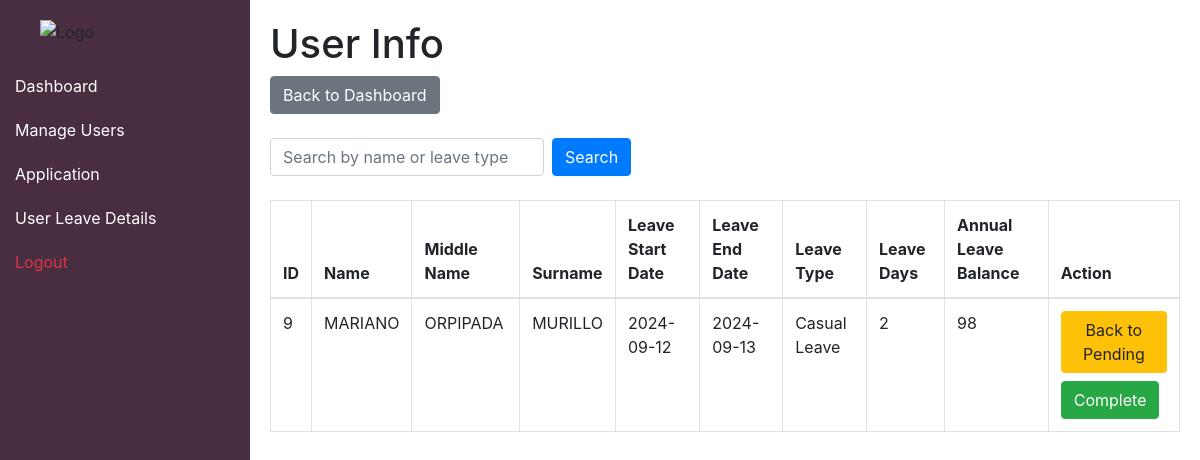
/User_Info.php (signed in), run on the app's committed database.
### tables this page shows
CREATE TABLE `leave_applications` (
  `id` int(11) NOT NULL,
  `user_id` int(11) NOT NULL,
  `name` varchar(255) NOT NULL,
  `middle_name` varchar(255) DEFAULT NULL,
  `surname` varchar(255) DEFAULT NULL,
  `email` varchar(255) NOT NULL,
  `from_date` date NOT NULL,
  `to_date` date NOT NULL,
  `approver_name` varchar(255) DEFAULT NULL,
  `leave_type` varchar(50) NOT NULL,
  `processing_number` int(11) NOT NULL DEFAULT 1,
  `status` enum('Pending','Approved','Rejected','Complete') DEFAULT 'Pending',
  `created_at` timestamp NOT NULL DEFAULT current_timestamp(),
  `leave_days` int(11) DEFAULT 0,
  `annual_leave_balance` int(11) NOT NULL,
  `username` varchar(255) NOT NULL,
  `reason` text NOT NULL
);

CREATE TABLE `employees` (
  `id` int(11) NOT NULL,
  `name` varchar(255) NOT NULL,
  `middle_name` varchar(255) DEFAULT NULL,
  `surname` varchar(255) NOT NULL,
  `suffix` varchar(100) NOT NULL,
  `blood_type` varchar(10) NOT NULL,
  `email` varchar(255) NOT NULL,
  `phone_number` varchar(20) NOT NULL,
  `address` text NOT NULL,
  `username` varchar(255) NOT NULL,
  `password` varchar(255) NOT NULL,
  `role` varchar(50) NOT NULL,
  `department_id` int(11) NOT NULL,
  `designation_id` int(11) NOT NULL,
  `login_date` datetime DEFAULT current_timestamp(),
  `annual_leave_balance` int(11) DEFAULT 0
);

### User_Info.php (the view, shortened to what this page needs)
<?php
require_once 'connection.php';
$leaveDetails = [];
$searchQuery = '';
try {
    $sql = 'SELECT la.id, e.name, e.middle_name, e.surname, la.from_date, la.to_date, la.leave_type, la.leave_days, e.annual_leave_balance
            FROM leave_applications la
            JOIN employees e ON la.username = e.username
            WHERE la.status = "Approved"';
    $stmt = $pdo->prepare($sql);
    $stmt->execute();
    $leaveDetails = $stmt->fetchAll(PDO::FETCH_ASSOC);
} catch (PDOException $e) {
    $error = 'Database error: ' . $e->getMessage();
}
?>
<!DOCTYPE html>
<html lang="en">
<head>
    <link rel="stylesheet" href="https://maxcdn.bootstrapcdn.com/bootstrap/4.5.2/css/bootstrap.min.css">
</head>
<body>
    <div class="sidebar">
        <div class="sidebar-header">
            <img src="images/logo.png" alt="Logo" class="logo">
        </div>
        <a href="dashboard.php">Dashboard</a>
        <a href="admin_panel.php">Manage Users</a>
        <a href="applications.php">Application</a>
        <a href="user_leave_details.php">User Leave Details</a>
        <a href="admin_panel.php?logout=true" class="text-danger">Logout</a>
    </div>
    <div class="content">
        <h1>User Info</h1>
        <div class="mb-4">
            <a href="dashboard.php" class="btn btn-secondary">Back to Dashboard</a>
        </div>
        <form method="GET" action="user_leave_details.php" class="form-inline mb-4">
            <input type="text" name="search" class="form-control mr-2" placeholder="Search by name or leave type" value="<?php echo htmlspecialchars($searchQuery); ?>">
            <button type="submit" class="btn btn-primary">Search</button>
        </form>
        <table class="table table-bordered mt-3">
            <thead>
                <tr>
                    <th>ID</th>
                    <th>Name</th>
                    <th>Middle Name</th>
                    <th>Surname</th>
                    <th>Leave Start Date</th>
                    <th>Leave End Date</th>
                    <th>Leave Type</th>
                    <th>Leave Days</th>
                    <th>Annual Leave Balance</th>
                    <th>Action</th>
                </tr>
            </thead>
            <tbody>
                <?php if (!empty($leaveDetails)) { ?>
                    <?php foreach ($leaveDetails as $detail) { ?>
                        <tr>
                            <td><?php echo htmlspecialchars($detail['id']); ?></td>
                            <td><?php echo htmlspecialchars($detail['name']); ?></td>
                            <td><?php echo htmlspecialchars($detail['middle_name']); ?></td>
                            <td><?php echo htmlspecialchars($detail['surname']); ?></td>
                            <td><?php echo htmlspecialchars($detail['from_date']); ?></td>
                            <td><?php echo htmlspecialchars($detail['to_date']); ?></td>
                            <td><?php echo htmlspecialchars($detail['leave_type']); ?></td>
                            <td><?php echo htmlspecialchars($detail['leave_days']); ?></td>
                            <td><?php echo htmlspecialchars($detail['annual_leave_balance']); ?></td>
                            <td>
                                <form id="backToPendingForm-<?php echo $detail['id']; ?>" method="POST" action="user_leave_details.php">
                                    <button type="button" class="btn btn-warning" onclick="confirmAction(<?php echo $detail['id']; ?>, 'pending')">
                                        Back to Pending
                                    </button>
                                </form>
                                <form id="completeForm-<?php echo $detail['id']; ?>" method="POST" action="user_leave_details.php">
                                    <button type="button" class="btn btn-success mt-2" onclick="confirmAction(<?php echo $detail['id']; ?>, 'complete')">
                                        Complete
                                    </button>
                                </form>
                            </td>
                        </tr>
                    <?php } ?>
                <?php } else { ?>
                    <tr>
                        <td colspan="10" class="text-center">No approved leave applications found</td>
                    </tr>
                <?php } ?>
            </tbody>
        </table>
    </div>
</body>
</html>

### data on the page
leave_applications: id "9", user.name "MARIANO", user.middle_name "ORPIPADA", user.surname "MURILLO", from_date "2024-09-12", to_date "2024-09-13", leave_type "Casual Leave", leave_days "2", user.annual_leave_balance "98"
